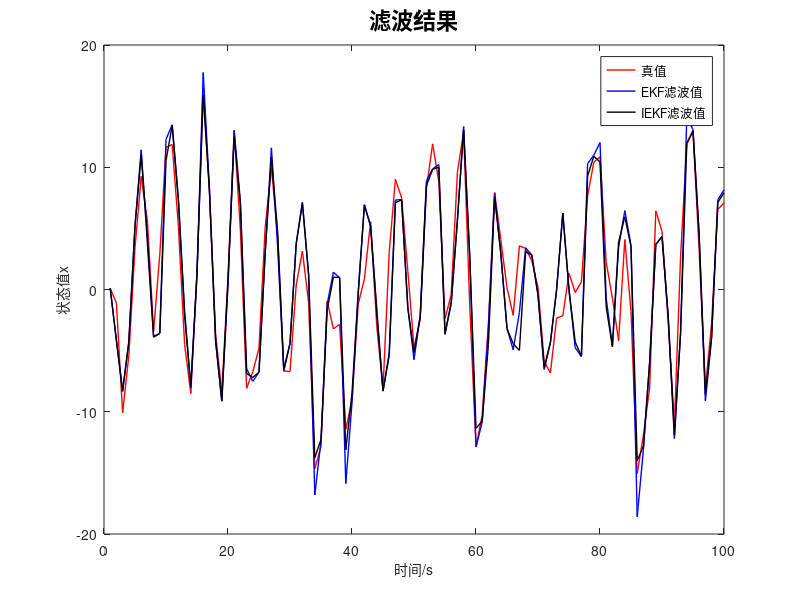
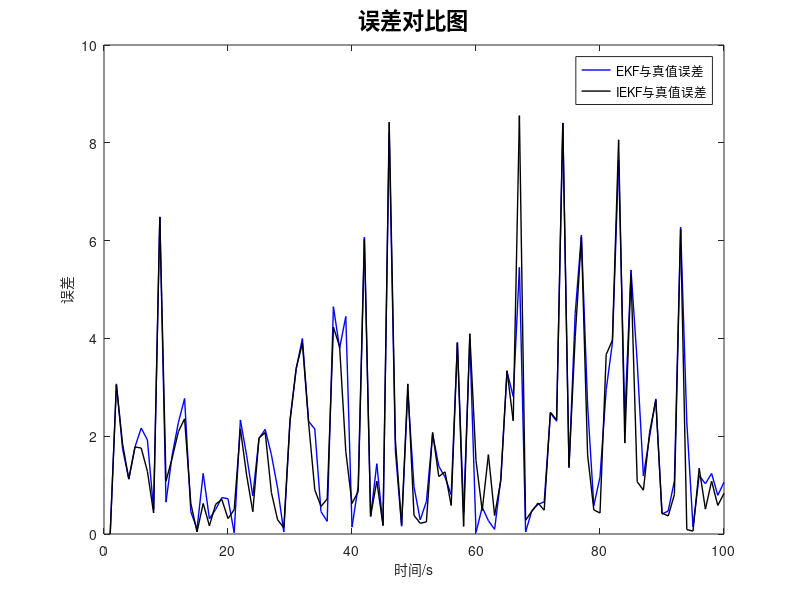

Write MATLAB code to recreate these figures, in order.
%%%%%%%%%%%%%%%%%%%%%%%%%%%%%%%%%%%%%%%%%%%%%%%%%%%%%%%%%%%%%%%%%%%%%%%%%%%
% 创建时间：2022/04/07
% 创建人：周立倩
% 程序功能：IEKF滤波器设计
% 状态方程：x(k+1)=0.5*x(k)+2.5*x(k)/(1+x(k)^2)+8*cos(1.2*(k+1))+w(k)
% 观测方程：z(k+1)=x(k+1)^2/20+v(k+1)
%%%%%%%%%%%%%%%%%%%%%%%%%%%%%%%%%%%%%%%%%%%%%%%%%%%%%%%%%%%%%%%%%%%%%%%%%%%
function IEKF_for_One_Div_Unline_System
% 初始化
T=100;
Q=10;
R=1;
w=sqrt(Q)*randn(1,T);
v=sqrt(R)*randn(1,T);
% 状态方程
 x=zeros(1,T);
 y=zeros(1,T);
 x(1)=0.1;
 y(1)=x(1)^2/20+v(1);
for k=2:T
    x(k)=0.5*x(k-1)+2.5*x(k-1)/(1+x(k-1)^2)+8*cos(1.2*k)+w(k-1);% 真实状态值
    y(k)=x(k)^2/20+v(k);% 真实观测值
end

% EKF滤波算法
Xekf=zeros(1,T);% 后验估计值
P0=eye(1);
Xekf(1)=x(1);
for k=2:T
Xn=0.5*Xekf(k-1)+2.5*Xekf(k-1)/(1+Xekf(k-1)^2)+8*cos(1.2*k);% 状态预测
Zn=Xn^2/20;% 观测预测
F=0.5+2.5*(1-Xn^2)/(1+Xn^2)^2;% 状态转移矩阵
H=Xn/10;% 观测矩阵
P=F*P0*F'+Q;% 预测协方差矩阵
K=P*H'*inv(H*P*H'+R);% 卡尔曼增益
Xekf(k)=Xn+K*(y(k)-Zn);% 状态更新 Xn:先验估计值
P0=(eye(1)-K*H)*P;% 协方差更新
end
% disp(Xekf);

% IEKF滤波算法
XIekf=zeros(1,T);
PI0=eye(1);
XIekf(1)=x(1);
imax=100;% 最大迭代次数
for k=2:T
% 预测阶段
XIn=0.5*XIekf(k-1)+2.5*XIekf(k-1)/(1+XIekf(k-1)^2)+8*cos(1.2*k);% 状态预测
FI=0.5+2.5*(1-XIn^2)/(1+XIn^2)^2;% 状态转移矩阵
PI=FI*PI0*FI'+Q;% 预测协方差矩阵
% 更新阶段
 XI=XIn;
 for i=0:imax
     HI=XI/10;% 雅可比矩阵
     ZIn=XI^2/20;% 观测预测
     KI=PI*HI'*inv(HI*PI*HI'+R);% 卡尔曼增益
     XI=XIn+KI*(y(k)-ZIn-HI*(XIn-XI));% 状态更新
 end

 % 保存最后一次迭代数据
 XIekf(k)=XI;
 PI0=(eye(1)-KI*HI)*PI;% 协方差更新
end
% disp(XIekf);

% 求均方根误差
RMSE_ekf = sqrt((Xekf - x).^2);
RMSE_Iekf = sqrt((XIekf - x).^2);

% 画图
figure(1)
plot(x,'r','linewidth',1);
hold on
plot(Xekf,'b','linewidth',1);
hold on
plot(XIekf,'k','linewidth',1);
xlabel('时间/s','FontSize',10);
ylabel('状态值x','FontSize',10);
title('滤波结果','FontSize',16);
legend('真值','EKF滤波值','IEKF滤波值');

figure(2)
plot(RMSE_ekf,'b','linewidth',1);
hold on
plot(RMSE_Iekf,'k','linewidth',1);
xlabel('时间/s','FontSize',10);
ylabel('误差','FontSize',10);
title('误差对比图','FontSize',16);
legend('EKF与真值误差','IEKF与真值误差');

